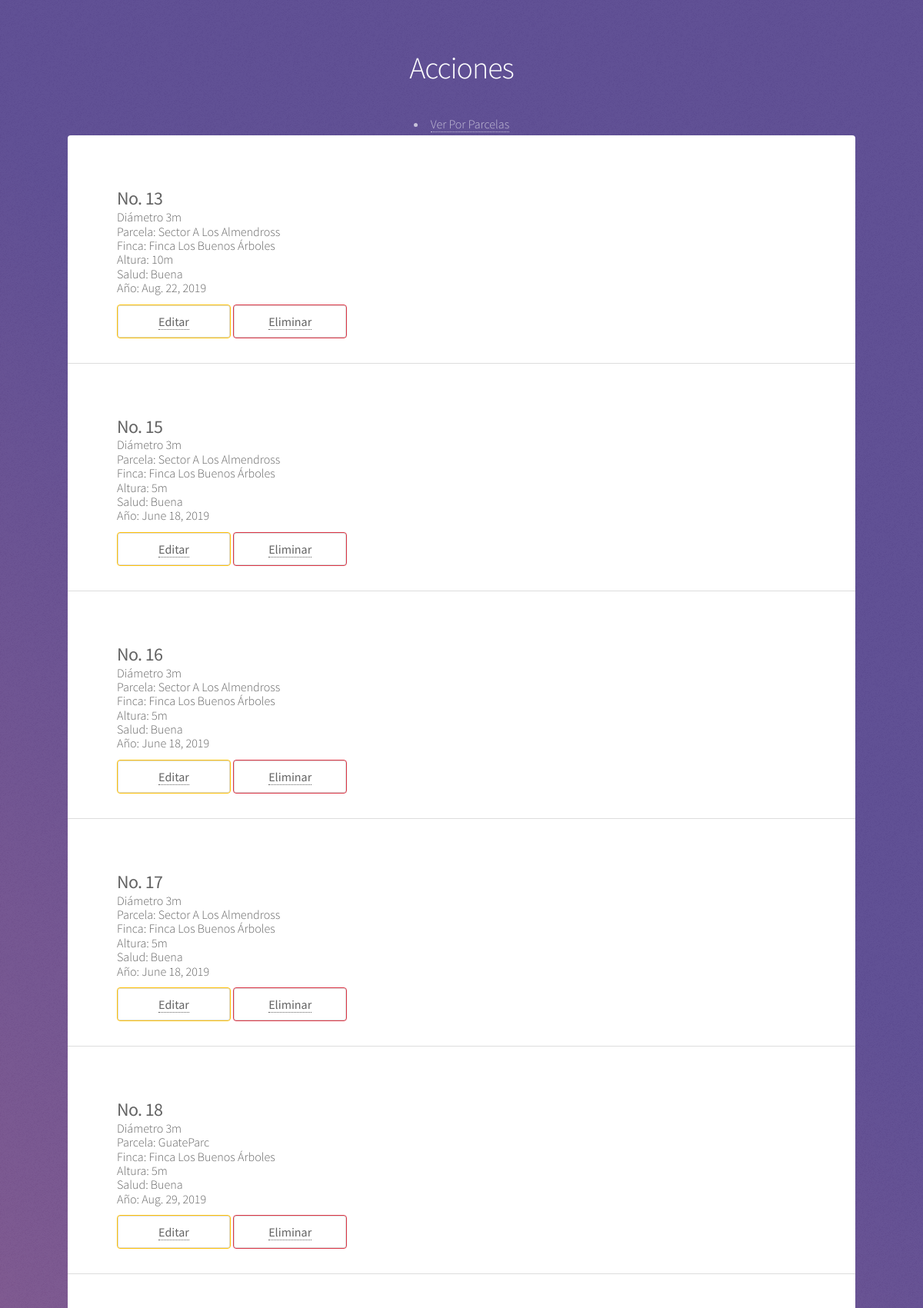
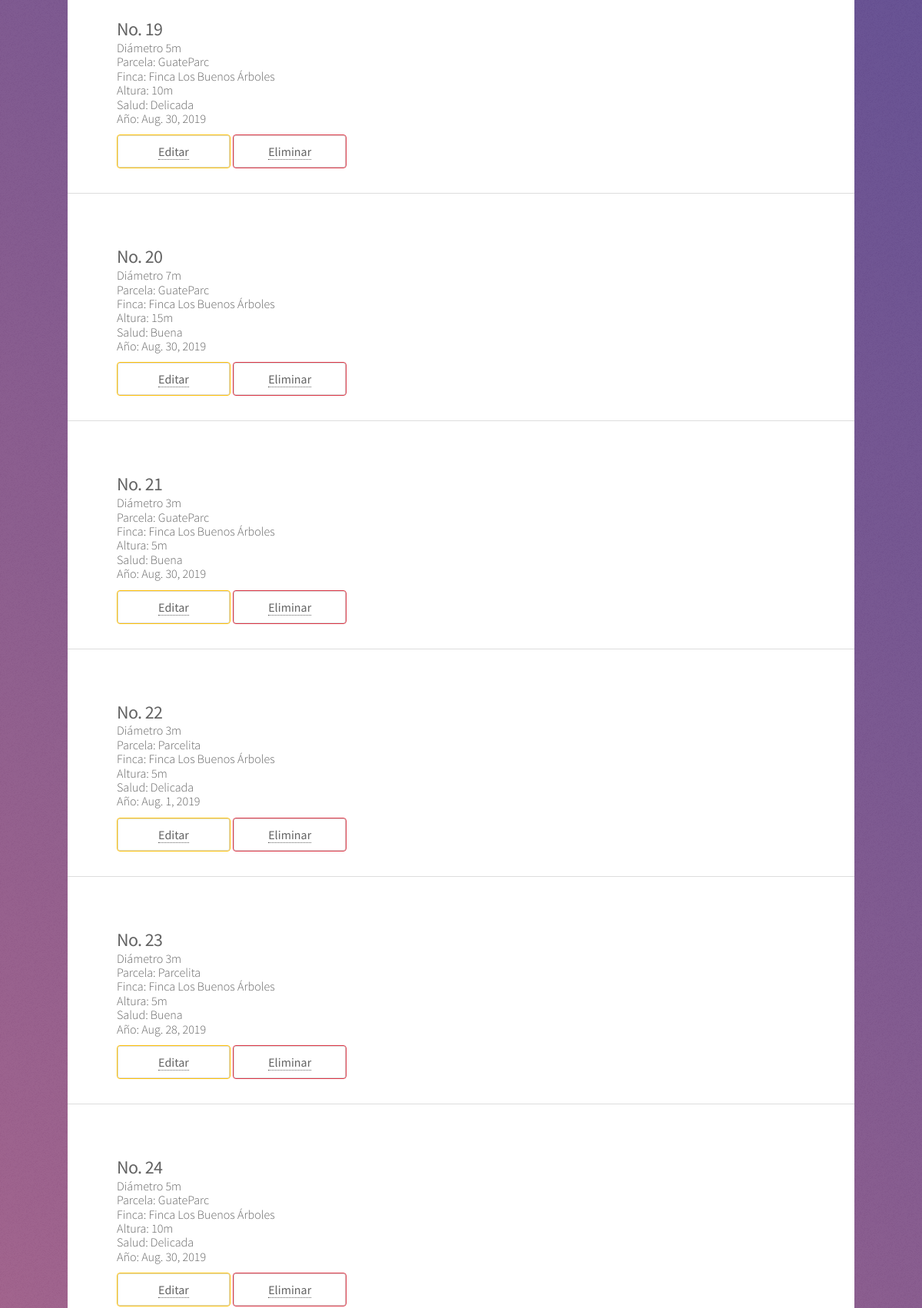
Page /estate/actions-tree-admin/2/ (upper part) on the committed database (2 pictures, top to bottom).
### estate/models.py (models this page shows, shortened)
class Tree(models.Model):
    plot = models.ForeignKey(Plot, on_delete=models.CASCADE)
    diameter = models.CharField(max_length=100)
    height = models.CharField(max_length=100)
    health = models.CharField(max_length=100)
    year = models.DateField()

class Plot(models.Model):
    land = models.ForeignKey(Land, on_delete=models.CASCADE)
    name = models.CharField(max_length=100)
    latitude = models.CharField(max_length=100)
    length = models.CharField(max_length=100)

class Land(models.Model):
    name = models.CharField(max_length=100)
    country = models.CharField(max_length=100)
    region = models.CharField(max_length=100)

### estate/views.py (the view)
# urls.py: path('actions-tree-admin/<int:user_pk>/', views.actions_tree_admin, name='actions-tree-admin'),
def actions_tree_admin(request, user_pk):
    template = 'estate/actions_tree_admin.html'
    context = {
        'trees': Tree.objects.all(),
        'user_pk': user_pk,
        'num_trees': Tree.objects.count(),
    }
    return render(request, template, context)

### estate/templates/estate/actions_tree_admin.html (shortened to what this page needs)
<!DOCTYPE HTML>
{% load static %}
<html>
	<head>
        <link rel="stylesheet" href="https://stackpath.bootstrapcdn.com/bootstrap/4.3.1/css/bootstrap.min.css">
		<link rel="stylesheet" href="{% static 'assets/css/main.css' %}" />
	</head>
	<body class="is-preload">
		<div id="wrapper">
					<header id="header">
						<h1>Acciones</h1>
						<br><li><a href="{% url 'estate:detail-tree-plot' user_pk %}" style="margin-top: 1em;">Ver Por Parcelas</a></li>
					</header>
					<div id="main">
                        {% for tree in trees %}
							<section id="content" class="main">
								<h2><strong>No. {{ tree.id }}</strong></h2>
								<p>Diámetro {{ tree.diameter }}</p>
                                <p>Parcela: {{ tree.plot.name }}</p>
                                <p>Finca: {{ tree.plot.land.name }}</p>
                                <p>Altura: {{ tree.height }}</p>
                                <p>Salud: {{ tree.health }}</p>
                                <p>Año: {{ tree.year }}</p>
                                <button type="button" class="btn btn-warning"><a href="{% url 'estate:edit-tree' tree.pk %}">Editar</a></button>
                                <button type="button" class="btn btn-danger"><a href="{% url 'estate:delete-tree' tree.pk %}">Eliminar</a></button>
                            </section>
                        {% endfor %}
					</div>
			</div>
	</body>
</html>

### static/assets/css/main.css (style rules this page uses)
html, body, div, span, applet, object, iframe, h1, h2, h3, h4, h5, h6, p, blockquote, pre, a, abbr, acronym, address, big, cite, code, del, dfn, em, img, ins, kbd, q, s, samp, small, strike, strong, sub, sup, tt, var, b, u, i, center, dl, dt, dd, ol, ul, li, fieldset, form, label, legend, table, caption, tbody, tfoot, thead, tr, th, td, article, aside, canvas, details, embed, figure, figcaption, footer, header, hgroup, menu, nav, output, ruby, section, summary, time, mark, audio, video { margin: 0; padding: 0; border: 0; font-size: 100%; font: inherit; vertical-align: baseline; }
article, aside, details, figcaption, figure, footer, header, hgroup, menu, nav, section { display: block; }
body { line-height: 1; }
body { -webkit-text-size-adjust: none; }
body { -ms-overflow-style: scrollbar; }
html { box-sizing: border-box; }
*, *:before, *:after { box-sizing: inherit; }
body { background-color: #935d8c; background-image: url("images/overlay.png"), -moz-linear-gradient(45deg, #e37682 15%, #5f4d93 85%); background-image: url("images/overlay.png"), -webkit-linear-gradient(45deg, #e37682 15%, #5f4d93 85%); background-image: url("images/overlay.png"), -ms-linear-gradient(45deg, #e37682 15%, #5f4d93 85%); background-image: url("images/overlay.png"), linear-gradient(45deg, #e37682 15%, #5f4d93 85%); }
body { background-color: #935d8c; color: rgba(255, 255, 255, 0.65); }
body, input, select, textarea { font-family: "Source Sans Pro", Helvetica, sans-serif; font-size: 17pt; font-weight: 300; line-height: 1.65; }
@media screen and (max-width: 1680px) { body, input, select, textarea { font-size: 14pt; } }
@media screen and (max-width: 1280px) { body, input, select, textarea { font-size: 12pt; } }
a { -moz-transition: color 0.2s ease, border-bottom 0.2s ease; -webkit-transition: color 0.2s ease, border-bottom 0.2s ease; -ms-transition: color 0.2s ease, border-bottom 0.2s ease; transition: color 0.2s ease, border-bottom 0.2s ease; text-decoration: none; border-bottom: dotted 1px; color: inherit; }
strong, b { font-weight: 400; }
p { margin: 0 0 -0.5em 0; }
h1, h2, h3, h4, h5, h6 { font-weight: 300; line-height: 1.5; margin: 0 0 -0.3em 0; letter-spacing: -0.025em; }
h1 { font-size: 2.5em; line-height: 1.2; }
h2 { font-size: 1.5em; }
strong, b { color: #ffffff; }
h1, h2, h3, h4, h5, h6 { color: #ffffff; }
input[type="submit"], input[type="reset"], input[type="button"], button, .button { -moz-appearance: none; -webkit-appearance: none; -ms-appearance: none; appearance: none; -moz-transition: background-color 0.2s ease-in-out, color 0.2s ease-in-out; -webkit-transition: background-color 0.2s ease-in-out, color 0.2s ease-in-out; -ms-transition: background-color 0.2s ease-in-out, color 0.2s ease-in-out; transition: background-color 0.2s ease-in-out, color 0.2s ease-in-out; border-radius: 8px; border: 0; cursor: pointer; display: inline-block; font-weight: 300; height: 2.75em; line-height: 2.75em; min-width: 9.25em; padding: 0 1.5em; text-align: center; text-decoration: none; white-space: nowrap; }
input[type="submit"], input[type="reset"], input[type="button"], button, .button { background-color: transparent; box-shadow: inset 0 0 0 1px rgba(255, 255, 255, 0.35); color: #ffffff !important; }
#header { padding: 5em 5em 1em 5em ; text-align: center; }
#header h1 { margin: 0 0 0.25em 0; }
@media screen and (max-width: 1280px) { #header { padding: 4em 4em 0.1em 4em ; } }
#main { background-color: #ffffff; color: #636363; border-radius: 0.25em; }
#main strong, #main b { color: #636363; }
#main h1, #main h2, #main h3, #main h4, #main h5, #main h6 { color: #636363; }
#main input[type="submit"], #main input[type="reset"], #main input[type="button"], #main button, #main .button { background-color: transparent; box-shadow: inset 0 0 0 1px #dddddd; color: #636363 !important; margin-top: 1em; }
#main > .main { padding: 5em 5em 3em 5em ; border-top: solid 1px #dddddd; }
#main > .main:first-child { border-top: 0; }
@media screen and (max-width: 1280px) { #main > .main { padding: 4em 4em 2em 4em ; } }
#wrapper { width: 64em; max-width: calc(100% - 4em); margin: 0 auto; }

### rows in the picture
Tree: id "13", diameter "3m", plot.name "Sector A Los Almendross", plot.land.name "Finca Los Buenos Árboles", height "10m", health "Buena", year "Aug. 22, 2019"
Tree: id "15", diameter "3m", plot.name "Sector A Los Almendross", plot.land.name "Finca Los Buenos Árboles", height "5m", health "Buena", year "June 18, 2019"
Tree: id "16", diameter "3m", plot.name "Sector A Los Almendross", plot.land.name "Finca Los Buenos Árboles", height "5m", health "Buena", year "June 18, 2019"
Tree: id "17", diameter "3m", plot.name "Sector A Los Almendross", plot.land.name "Finca Los Buenos Árboles", height "5m", health "Buena", year "June 18, 2019"
Tree: id "18", diameter "3m", plot.name "GuateParc", plot.land.name "Finca Los Buenos Árboles", height "5m", health "Buena", year "Aug. 29, 2019"
Tree: id "19", diameter "5m", plot.name "GuateParc", plot.land.name "Finca Los Buenos Árboles", height "10m", health "Delicada", year "Aug. 30, 2019"
Tree: id "20", diameter "7m", plot.name "GuateParc", plot.land.name "Finca Los Buenos Árboles", height "15m", health "Buena", year "Aug. 30, 2019"
Tree: id "21", diameter "3m", plot.name "GuateParc", plot.land.name "Finca Los Buenos Árboles", height "5m", health "Buena", year "Aug. 30, 2019"
Tree: id "22", diameter "3m", plot.name "Parcelita", plot.land.name "Finca Los Buenos Árboles", height "5m", health "Delicada", year "Aug. 1, 2019"
Tree: id "23", diameter "3m", plot.name "Parcelita", plot.land.name "Finca Los Buenos Árboles", height "5m", health "Buena", year "Aug. 28, 2019"
Tree: id "24", diameter "5m", plot.name "GuateParc", plot.land.name "Finca Los Buenos Árboles", height "10m", health "Delicada", year "Aug. 30, 2019"
